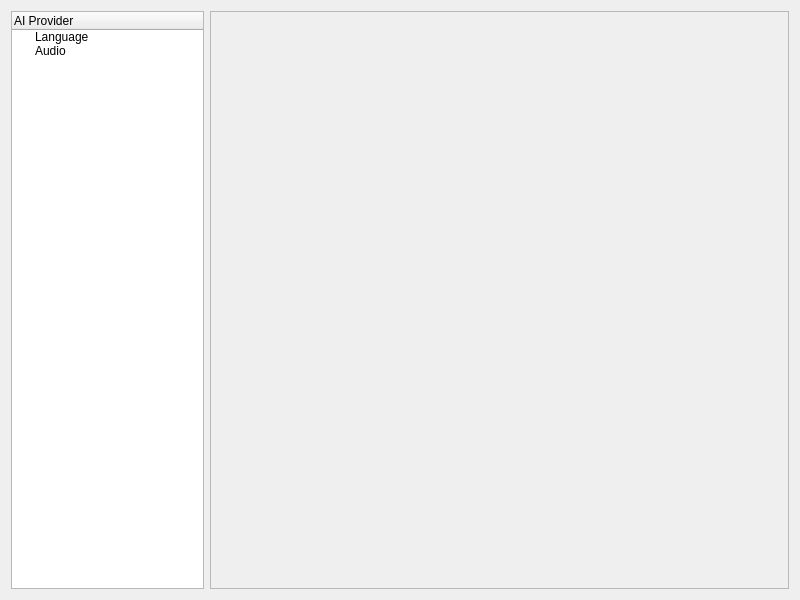
<?xml version="1.0" encoding="UTF-8"?>
<ui version="4.0">
 <class>SettingsWindow</class>
 <widget class="QDialog" name="SettingsWindow">
  <property name="geometry">
   <rect>
    <x>0</x>
    <y>0</y>
    <width>800</width>
    <height>600</height>
   </rect>
  </property>
  <property name="windowTitle">
   <string>Settings</string>
  </property>
  <layout class="QVBoxLayout" name="verticalLayout">
   <item>
    <layout class="QHBoxLayout" name="horizontalLayout" stretch="1,3">
     <item>
      <widget class="QTreeWidget" name="settingTree">
       <column>
        <property name="text">
         <string>AI Provider</string>
        </property>
       </column>
       <item>
        <property name="text">
         <string>Language</string>
        </property>
       </item>
       <item>
        <property name="text">
         <string>Audio</string>
        </property>
       </item>
      </widget>
     </item>
     <item>
      <widget class="QScrollArea" name="settingContent">
       <property name="widgetResizable">
        <bool>true</bool>
       </property>
       <widget class="QWidget" name="scrollAreaWidgetContents">
        <property name="geometry">
         <rect>
          <x>0</x>
          <y>0</y>
          <width>578</width>
          <height>578</height>
         </rect>
        </property>
       </widget>
      </widget>
     </item>
    </layout>
   </item>
  </layout>
 </widget>
 <resources/>
 <connections/>
</ui>
